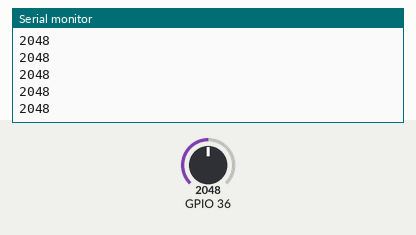
Simulated run of this sketch. Board: ESP32. Shown: the last lines printed to the serial monitor. The test bench sets the inputs (shaded band); at power-on: GPIO 36 = 2048.

Above: at 1.2 s.
1.3 s: GPIO 36 set to 2866
At 1.31 s:
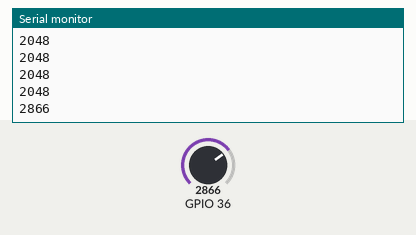
2.8 s: GPIO 36 set to 3603
At 2.81 s:
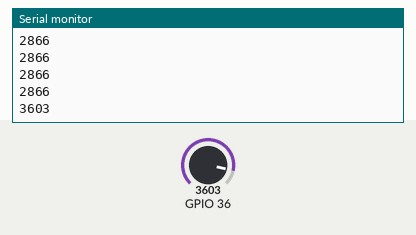
Timing chart, 0 to 5.8 s (numbered marks = the images above; inputs shaded):
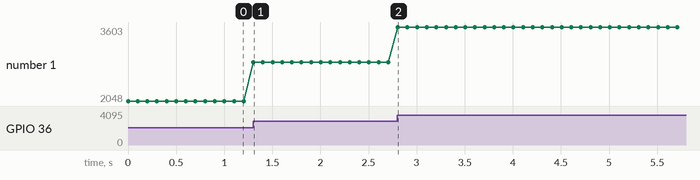

Measured:
- after the input at 1.3 s, the serial monitor: prints a new line at once (image 1)
- after the input at 2.8 s, the serial monitor: prints a new line at once (image 2)
- plotted number 1: 2048 → 2866 after the input at 1.3 s, 2866 → 3603 after the input at 2.8 s

The sketch:

03_variable_resistance.ino
```cpp
int adc_val = 0;
void setup(){
    pinMode(A0,INPUT);
    Serial.begin(9600);
}
void loop(){
    adc_val = analogRead(A0);
    Serial.println(adc_val);
    delay(100);
}
```
